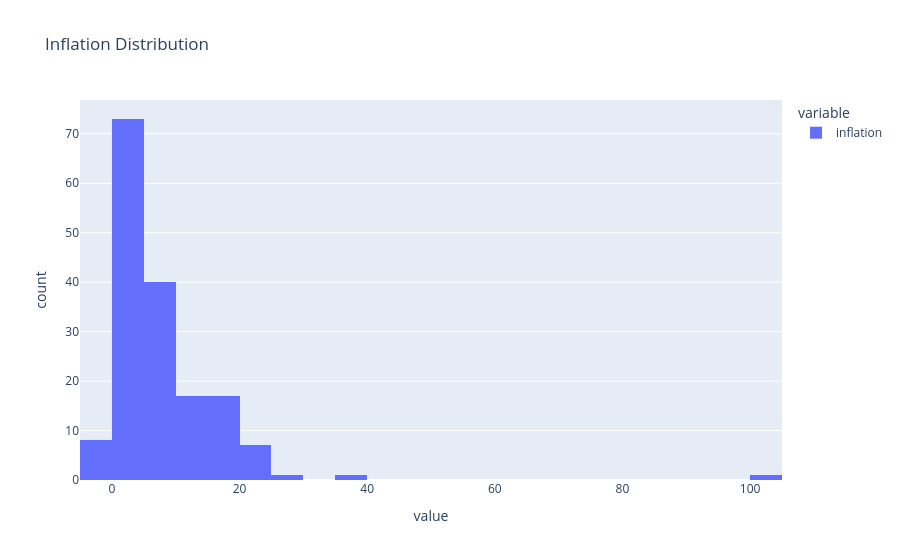

Notebook code for this chart:
### Code cell
px.histogram(df_countries.inflation, title="Inflation Distribution")

### Figure 1 — Plotly figure (JSON) as saved in the notebook; plotly's stock layout.template omitted (floating-point values rounded to 4 significant figures; data arrays with more than 128 entries replaced by an {"elided": "..."} marker saying what was removed)
{"data": [{"bingroup": "x", "hovertemplate": "variable=inflation<br>value=%{x}<br>count=%{y}<extra></extra>", "legendgroup": "inflation", "marker": {"color": "#636efa", "pattern": {"shape": ""}}, "name": "inflation", "orientation": "v", "showlegend": true, "type": "histogram", "x": {"elided": "165 float values"}, "xaxis": "x", "yaxis": "y"}], "layout": {"barmode": "relative", "legend": {"title": {"text": "variable"}, "tracegroupgap": 0}, "title": {"text": "Inflation Distribution"}, "xaxis": {"anchor": "y", "domain": [0, 1], "title": {"text": "value"}}, "yaxis": {"anchor": "x", "domain": [0, 1], "title": {"text": "count"}}}}
